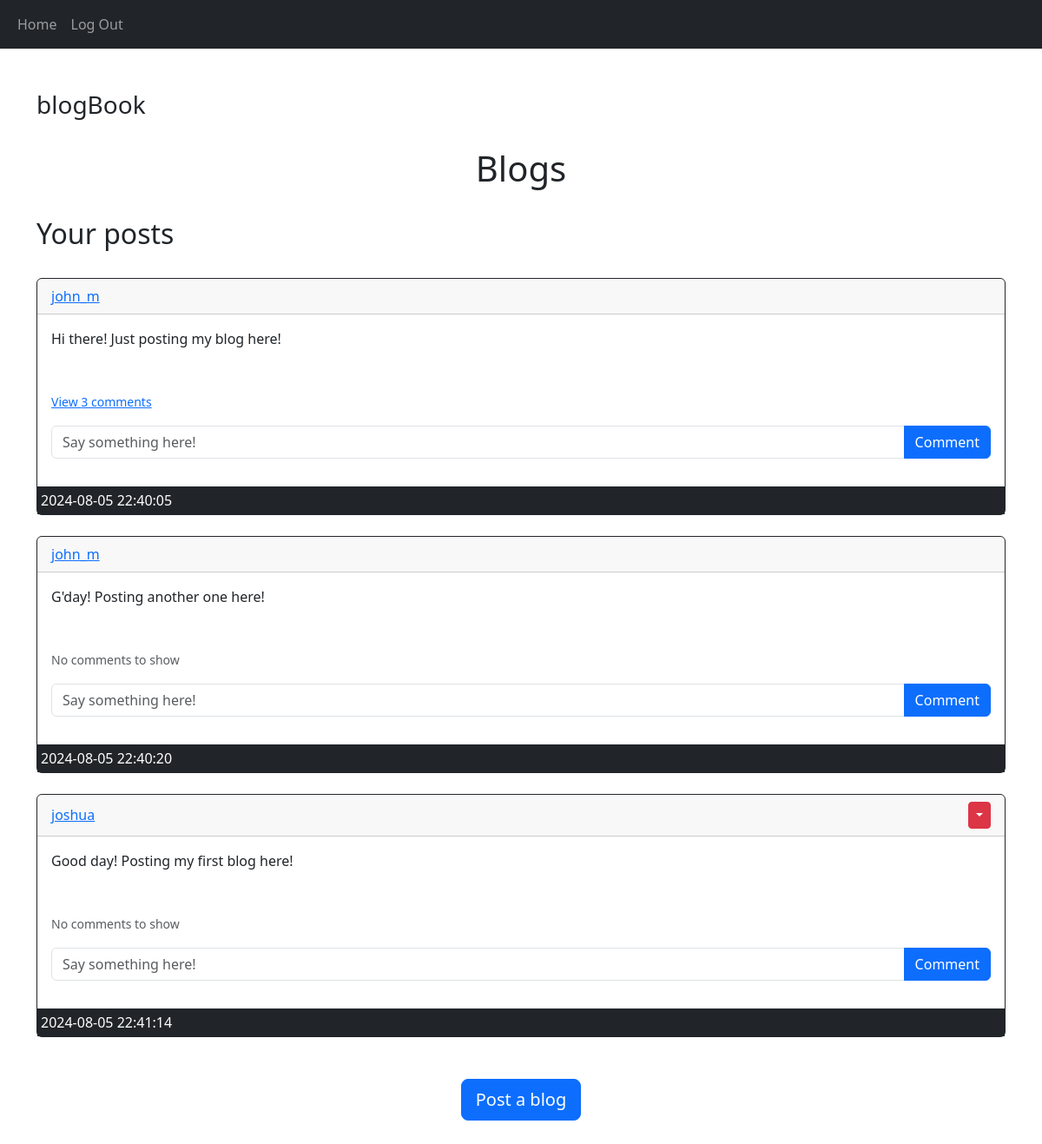
The app's page /home (signed in) with its own data.
### blog_website/models.py (models this page shows)
class Post(db.Model):
    id = db.Column(db.Integer, primary_key=True)
    text = db.Column(db.Text, nullable=False)
    date_created = db.Column(db.DateTime(timezone=True), default=func.now())
    author = db.Column(db.Integer, db.ForeignKey('user.id', ondelete='CASCADE'), nullable=False)
    comments = db.relationship('Comment', backref='post', passive_deletes=True)

class User(db.Model, UserMixin):
    id = db.Column(db.Integer, primary_key=True )
    email = db.Column(db.String(100), unique=True)
    username = db.Column(db.String(100), unique=True)
    password = db.Column(db.String(100))
    date_created = db.Column(db.DateTime(timezone=True), default=func.now())
    posts = db.relationship('Post', backref='user', passive_deletes=True)
    comments = db.relationship('Comment', backref='user', passive_deletes=True)

### blog_website/views.py (the view)
@views.route("/")
@views.route("/home")
@login_required
def home():
    posts = Post.query.all()
    return render_template("home.html",  user=current_user, posts=posts)

### blog_website/__init__.py (called while the page is built)
def create_app():
    app = Flask(__name__)
    app.config['SECRET_KEY'] = "secretkey"
    app.config['SQLALCHEMY_DATABASE_URI'] = f'sqlite:///{DB_NAME}'
    db.init_app(app)
    from .views import views
    from .auth import auth
    app.register_blueprint(views, url_prefix="/")
    app.register_blueprint(auth, url_prefix="/")
    from .models import User, Post, Comment
    with app.app_context():
        create_database()
    login_manager = LoginManager()
    login_manager.login_view = "auth.login"
    login_manager.init_app(app)
    @login_manager.user_loader
    def load_user(id):
       return User.query.get(int(id))
    return app

### blog_website/templates/home.html (shortened to what this page needs)
{% extends "posts_div.html" %}

### blog_website/templates/posts_div.html (shortened to what this page needs)
{% extends "base.html" %}
{% block content%}
<br>
<br>
<h3>blogBook</h3>
<br>
<h1 align="center">{% block header %}Blogs{% endblock %}</h1>
<br>
<h2>Your posts</h2>
<br>
<div id="posts" >
    {% for post in posts %}
    <div class="card border-dark mb-4">
        <div class="card-header d-flex justify-content-between align-items-center">
            <a href="/posts/{{post.user.username}}">{{post.user.username}}</a>
            {% if user.id == post.author %}
            <div class="btn-group">
                <button type="button" class="btn btn-sm btn-danger dropdown-toggle" data-bs-toggle="dropdown"></button>
            </div>
            {% endif %}
        </div>
<div class="card-body">
            <div class="card-text">{{post.text}}</div>
            <br>
            <br>
            <p class="card-text">
            {% if post.comments | length > 0 %}
                <a href="#comments-{{post.id}}" data-bs-toggle="collapse" role="button">
                    <small>View {{post.comments|length}} comments</small>
                </a>
            {% else %}
                <small class="text-muted">No comments to show</small>
            {% endif %}
            </p>
            <form class="input-group mb-3" action="create-comment/{{post.id}}" method="POST">
                <input type="text" name="text" class="form-control" placeholder="Say something here!">
                <button type="submit" class="btn btn-primary">Comment</button>
            </form>
        </div>
        <div>
            <div class="bg-dark text-white p-1">{{post.date_created}}</div>
        </div>
    </div>
    {% endfor %}
    {% block footer %}
    <br>
    <div align="center">
        <a href="./post-blog">
            <button type="button" class="btn btn-primary btn-lg">Post a blog</button>
        </a>
    </div>
    <br>
    <br>
</div>
{% endblock %}
{% endblock %}

### records on screen
Post: user.username "john_m", text "Hi there! Just posting my blog here!", comments|length "3", date_created "2024-08-05 22:40:05"
Post: user.username "john_m", text "G'day! Posting another one here!", shows "No comments to show", date_created "2024-08-05 22:40:20"
Post: user.username "joshua", text "Good day! Posting my first blog here!", shows "No comments to show", date_created "2024-08-05 22:41:14"
